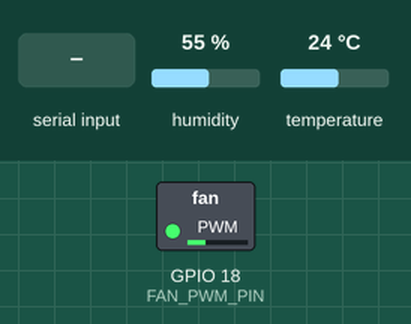
The sketch below on a simulated ESP32. Parts: switched loads named in the sketch (green lamp = pin HIGH). Inputs (shaded band) come from the test bench; at power-on: humidity 55 %, temperature 24 °C. WiFi joins after 1.5 s; servers stay silent unless stated; uploads are accepted with an empty reply; what the sketch prints to the serial monitor is not drawn.

Above: at 2.7 s.
2.8 s: "SET_MODE:MANUAL\n" received over Serial
At 4.3 s:
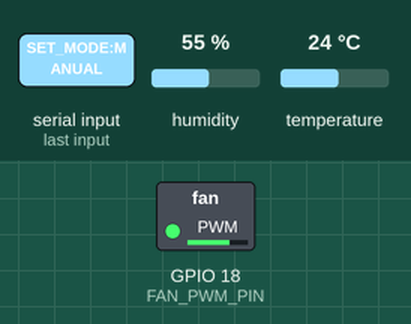
5.6 s: "SET_SPEED:90\n" received over Serial
At 7.0 s:
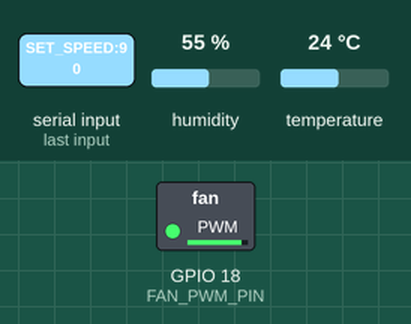
8.4 s: "SET_SPEED:\n" received over Serial
At 10.9 s:
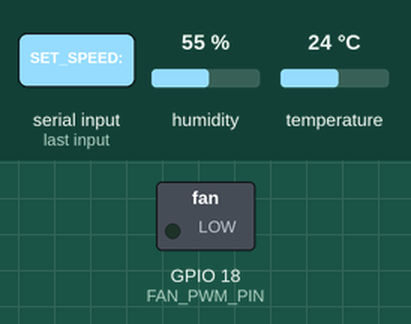
Timing chart, 0 to 12.4 s (numbered marks = the images above; inputs shaded):
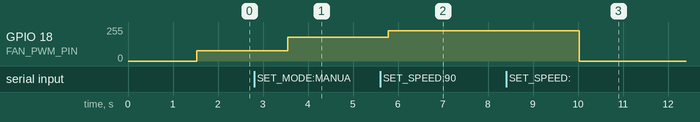

Measured:
- after the input at 2.8 s, GPIO 18 (FAN_PWM_PIN): 76/255 → 177/255 after 0.75 s
- after the input at 5.6 s, GPIO 18 (FAN_PWM_PIN): 177/255 → 228/255 after 0.18 s
- after the input at 8.4 s, GPIO 18 (FAN_PWM_PIN): 228/255 → 0/255 after 1.6 s

The sketch:

tempfan_sketch.ino
```cpp
/*
 * TempFan — ESP32 + DHT11 Wi-Fi Fan Controller
 *
 * Hardware from the final project specification:
 *   DHT11 data -> GPIO 4, 2N2222 fan PWM base (through 1 kΩ) -> GPIO 18
 *   DC fan is protected by a 1N4007 flyback diode and powered from 5 V.
 *
 * Install the "DHT sensor library" (Adafruit) before uploading. Enter the
 * local Wi-Fi credentials and the LAN address of the computer running XAMPP.
 */

#include <WiFi.h>
#include <HTTPClient.h>
#include <DHT.h>

constexpr uint8_t DHT_PIN = 4;
constexpr uint8_t DHT_TYPE = DHT11;
constexpr uint8_t FAN_PWM_PIN = 18;
constexpr uint8_t PWM_CHANNEL = 0;
constexpr uint16_t PWM_FREQUENCY = 25000;
constexpr uint8_t PWM_RESOLUTION = 8;

const char* WIFI_SSID = "YOUR_WIFI_SSID";
const char* WIFI_PASSWORD = "YOUR_WIFI_PASSWORD";
// Replace the IP address with the XAMPP host's LAN address; do not use localhost.
const char* TELEMETRY_URL = "http://192.168.1.100/TempFan/php/readings.php";

DHT dht(DHT_PIN, DHT_TYPE);

float lowThresholdMax = 30.0;
float medThresholdMin = 31.0;
float medThresholdMax = 35.0;
int speedLowPercent = 30;
int speedMedPercent = 60;
int speedHighPercent = 100;

String controlMode = "Automatic";
int manualFanSpeed = 70;
int currentFanSpeed = 0;
float currentTemp = NAN;
float currentHumidity = NAN;
unsigned long lastTelemetryTime = 0;
constexpr unsigned long TELEMETRY_INTERVAL = 3000;

void connectWiFi() {
  if (WiFi.status() == WL_CONNECTED) return;

  WiFi.mode(WIFI_STA);
  WiFi.begin(WIFI_SSID, WIFI_PASSWORD);
  Serial.print("Connecting to Wi-Fi");
  const unsigned long started = millis();
  while (WiFi.status() != WL_CONNECTED && millis() - started < 15000) {
    delay(500);
    Serial.print('.');
  }
  Serial.println(WiFi.status() == WL_CONNECTED ? " connected" : " unavailable");
}

int automaticSpeed(float temperature) {
  if (temperature <= lowThresholdMax) return speedLowPercent;
  if (temperature >= medThresholdMin && temperature <= medThresholdMax) return speedMedPercent;
  return speedHighPercent;
}

void setFanSpeed(int percent) {
  currentFanSpeed = constrain(percent, 0, 100);
  ledcWrite(PWM_CHANNEL, map(currentFanSpeed, 0, 100, 0, 255));
}

void sendTelemetry() {
  if (WiFi.status() != WL_CONNECTED) return;

  HTTPClient http;
  http.begin(TELEMETRY_URL);
  http.addHeader("Content-Type", "application/json");
  const String fanStatus = currentFanSpeed > 0 ? "ON" : "OFF";
  const String payload = "{\"temperature\":" + String(currentTemp, 1) +
    ",\"humidity\":" + String(currentHumidity, 1) +
    ",\"fanSpeed\":" + String(currentFanSpeed) +
    ",\"fanStatus\":\"" + fanStatus + "\"" +
    ",\"controlMode\":\"" + controlMode + "\"" +
    ",\"source\":\"ESP32\"}";

  const int responseCode = http.POST(payload);
  Serial.printf("Telemetry HTTP %d: %s\n", responseCode, payload.c_str());
  http.end();
}

void handleSerialCommands() {
  if (!Serial.available()) return;
  const String command = Serial.readStringUntil('\n');
  if (command == "SET_MODE:AUTO") controlMode = "Automatic";
  else if (command == "SET_MODE:MANUAL") controlMode = "Manual";
  else if (command.startsWith("SET_SPEED:")) {
    manualFanSpeed = constrain(command.substring(10).toInt(), 0, 100);
    controlMode = "Manual";
  }
}

void setup() {
  Serial.begin(115200);
  dht.begin();
  ledcSetup(PWM_CHANNEL, PWM_FREQUENCY, PWM_RESOLUTION);
  ledcAttachPin(FAN_PWM_PIN, PWM_CHANNEL);
  setFanSpeed(0);
  connectWiFi();
}

void loop() {
  connectWiFi();
  handleSerialCommands();

  const float temperature = dht.readTemperature();
  const float humidity = dht.readHumidity();
  if (!isnan(temperature) && !isnan(humidity)) {
    currentTemp = temperature;
    currentHumidity = humidity;
    setFanSpeed(controlMode == "Automatic" ? automaticSpeed(currentTemp) : manualFanSpeed);

    if (millis() - lastTelemetryTime >= TELEMETRY_INTERVAL) {
      sendTelemetry();
      lastTelemetryTime = millis();
    }
  } else {
    Serial.println("DHT11 read failed; check the sensor wiring.");
  }
  delay(2000); // DHT11 must not be polled faster than about once every 2 seconds.
}
```
